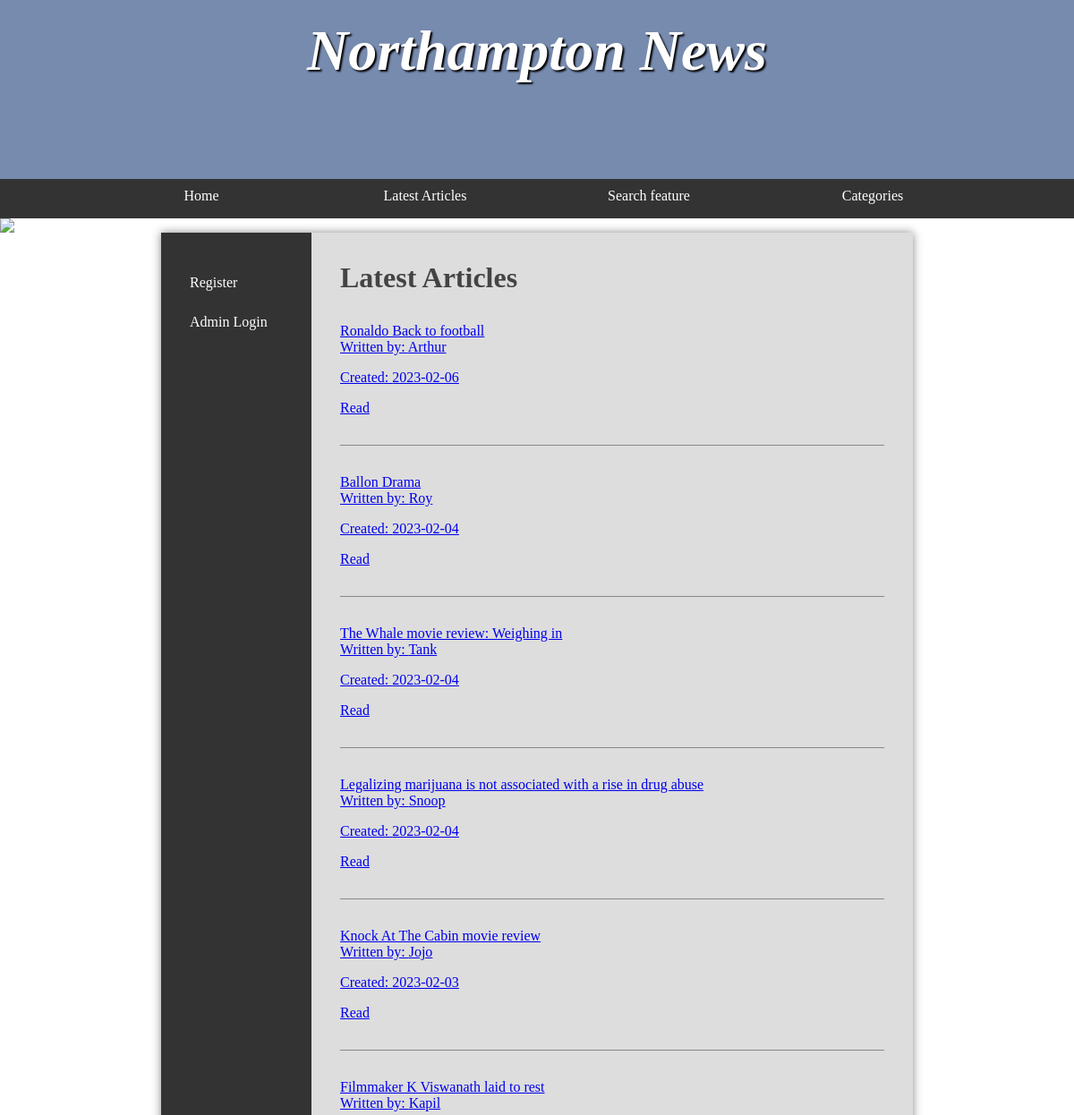
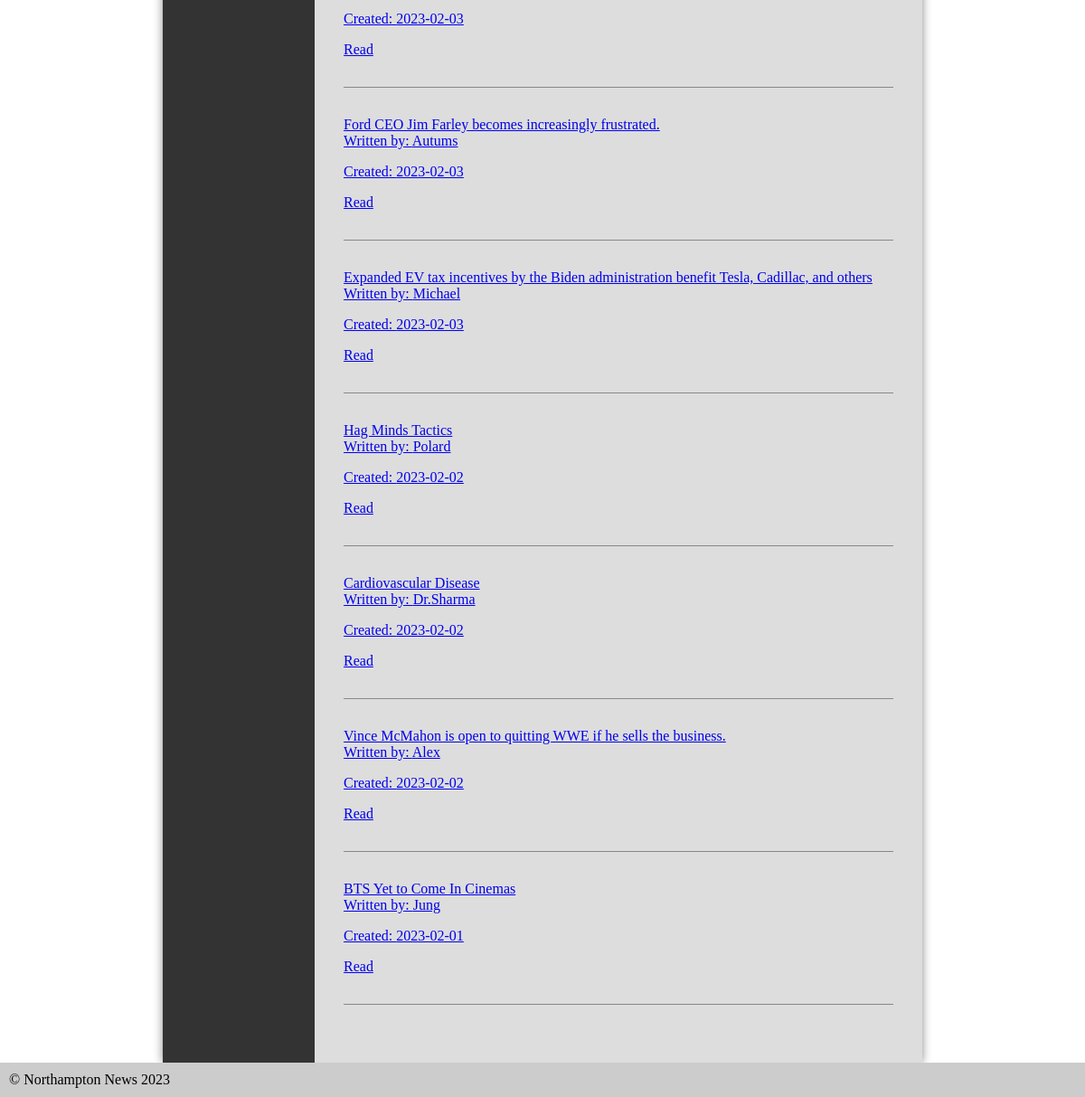
/latestArticle.php, run on the app's committed database (2 pictures, top to bottom).
### tables this page shows
CREATE TABLE `articles` (
  `article_name` varchar(90) NOT NULL,
  `articleAuthor` varchar(90) DEFAULT NULL,
  `publishDate` date DEFAULT NULL,
  `categoryID` varchar(50) DEFAULT NULL,
  `Content` longtext,
  PRIMARY KEY (`article_name`)
);

### connection.php (called while the page is built, shortened)
<?php
	class DbAccessObject{
		private $pdo;
		public function __construct($server, $username, $password, $schema){
			$this->pdo = new PDO("mysql:host=$server;dbname=$schema", "root", "root",
			[ PDO::ATTR_ERRMODE => PDO::ERRMODE_EXCEPTION]);
		}
		public function retrieveLatestArticle(){
			$query = $this->pdo->query('
				SELECT *
				FROM articles
				ORDER BY publishDate DESC');
			return $query;
		}
	}

### latestArticle.php (the view)
<?php
	require 'layout.php';
?>
<main>
	<?php
	require 'sidebar_nav.php';
?>
	<article>
		<h2>Latest Articles</h2>
<?php
	$articles = $connection->retrieveLatestArticle();
	foreach ($articles as $row){
		echo'
<a href="adminArticles.php?article=' . $row['article_name'] . '" class="link-dark text-monospace"
<h2 class="card-title">' . $row['article_name'] . '</h2>
  <p class="card-text">Written by: ' . $row['articleAuthor'] .'</p>
  <p class="card-text">Created: ' . $row['publishDate'] .'</p>
  <a href="adminArticles.php?article=' . $row['article_name'] . '" class="btn btn-primary float-end">Read</a>';
		echo '<form>';
		echo '</form>';
	}
?>
	</article>
</main>
<?php
	require 'footer.php';
?>

### layout.php (shortened to what this page needs)
<?php
	require 'connection.php';
	$server = 'db';
	$username = 'root';
	$password = 'root';
	$schema = 'assignment';
	$connection = new DbAccessObject($server, $username, $password, $schema);
?>
<!doctype html>
<html lang="en">
  <head>
    <link rel="stylesheet" href="styles.css"/>
  </head>
  <body>
		<header>
			<section>
					<h1>Northampton News</h1>
			</section>
		</header>
		<nav>
			<ul>
				<li><a href="index.php">Home</a></li>
				<li><a href="latestArticle.php">Latest Articles</a></li>
				<li><a href="search.php">Search feature</a></li>
				<li><a href="adminCategories.php?category=category">Categories</a>
				</li>
			</ul>
		</nav>
		<img src="images/banners/randombanner.php" />

### sidebar_nav.php (shortened to what this page needs)
<?php
	if (!$_SESSION['loggedIn']){
		echo'<nav>
				<ul class="list-group list-group-flush">
					<li><a href="register.php">Register</a></li>
					<li><a href="login.php">Admin Login</a></li>
				</ul>
			</nav>';
	}
?>

### footer.php
		<footer>
			© Northampton News 2023
		</footer>
  </body>
</html>

### styles.css (style rules this page uses)
* { margin: 0; padding: 0; }
html { font-family: 'Oxygen-Regular', times, verdana, sans-serif; }
body { background-color: #fff; }
header { background-color: #778baf; color: white; height: 200px; }
nav { width: 100%; background-color: #333; overflow: auto; }
nav ul { width: 1000px; margin: auto; display: block; list-style-type: none; }
nav ul li { width: 25%; float: left; overflow: auto; text-align: center; }
nav a { color: white; padding-top: 10px; display: block; text-decoration: none; }
header section { display: block; }
header h1 { font-weight: bold; font-style: italic; }
h1 { font-size:4em; color: white; text-align: center; padding-top: 20px; text-shadow: 2px 2px 2px #000; }
main { min-height: 50vh; background-color: #ddd; width: 70vw; display: block; margin: auto; box-shadow: 0px 0px 10px #888; color:#444; }
main h2 { font-size:2em; }
p, li, h2 { margin-bottom: 1em; }
footer { background-color: #ccc; padding: 10px; }
form { padding-top: 2em; margin-top: 2em; border-top: 1px solid #888; }
ul { margin-left: 2em; }
body > img { display: block; width: 100%; }
main { display: table; }
main > article { display: table-cell; padding: 2em; }
main > nav { display: table-cell; width: 20%; padding: 2em; }
main > nav li { float: none; width: auto; text-align: left; }
main > nav ul { width: auto; }

### data on the page
articles: article_name "Ronaldo Back to football", articleAuthor "Arthur", publishDate "2023-02-06"
articles: article_name "Ballon Drama", articleAuthor "Roy", publishDate "2023-02-04"
articles: article_name "The Whale movie review: Weighing in", articleAuthor "Tank", publishDate "2023-02-04"
articles: article_name "Legalizing marijuana is not associated with a rise in drug abuse", articleAuthor "Snoop", publishDate "2023-02-04"
articles: article_name "Knock At The Cabin movie review", articleAuthor "Jojo", publishDate "2023-02-03"
articles: article_name "Filmmaker K Viswanath laid to rest", articleAuthor "Kapil", publishDate "2023-02-03"
articles: article_name "Ford CEO Jim Farley becomes increasingly frustrated.", articleAuthor "Autums", publishDate "2023-02-03"
articles: article_name "Expanded EV tax incentives by the Biden administration benefit Tesla, Cadillac, and others", articleAuthor "Michael", publishDate "2023-02-03"
articles: article_name "Hag Minds Tactics", articleAuthor "Polard", publishDate "2023-02-02"
articles: article_name "Cardiovascular Disease", articleAuthor "Dr.Sharma", publishDate "2023-02-02"
articles: article_name "Vince McMahon is open to quitting WWE if he sells the business.", articleAuthor "Alex", publishDate "2023-02-02"
articles: article_name "BTS Yet to Come In Cinemas", articleAuthor "Jung", publishDate "2023-02-01"
